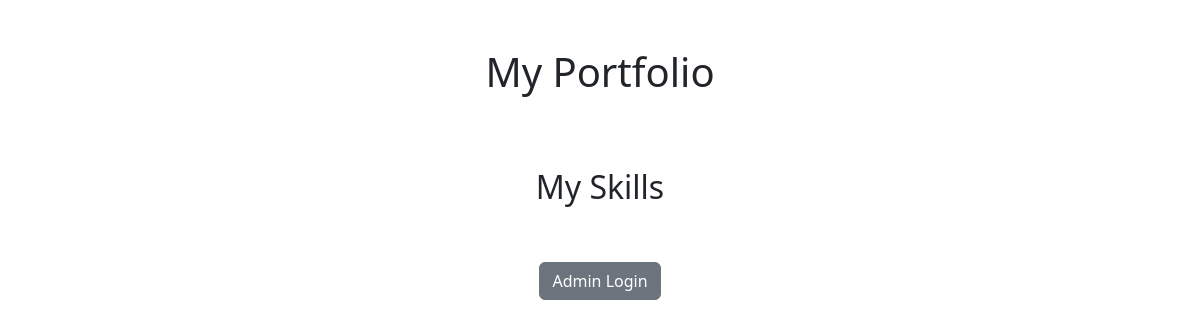
Page /portfolio on the earlier database version.
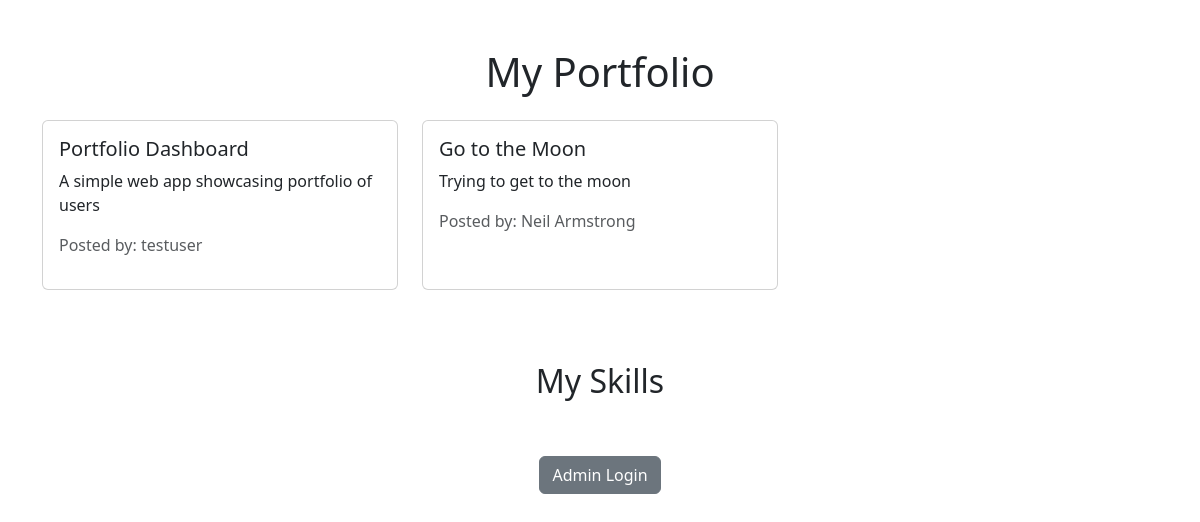
Same page on the later database version.
### app.py (models this page shows, shortened)
class Project(db.Model):
    id = db.Column(db.Integer, primary_key=True)
    title = db.Column(db.String(100), nullable=False)
    description = db.Column(db.Text, nullable=False)
    link = db.Column(db.String(200), nullable=True)
    image_url = db.Column(db.String(200), nullable=True)
    user_id = db.Column(db.Integer, db.ForeignKey('user.id'), nullable=False)
    likes = db.relationship('Like', backref='project', lazy=True)
    comments = db.relationship('Comment', backref='project', lazy=True)

class User(UserMixin, db.Model):
    id = db.Column(db.Integer, primary_key=True)
    username = db.Column(db.String(80), unique=True, nullable=False)
    password_hash = db.Column(db.String(128), nullable=False)
    bio = db.Column(db.Text, default="")
    avatar_url = db.Column(db.String(300), default="")
    website_url = db.Column(db.String(300), default="")
    projects = db.relationship('Project', backref='user', lazy=True)
    skills = db.relationship('Skill', backref='user', lazy=True)

### app.py (the view)
@app.route("/portfolio")
def public_portfolio():
    projects = Project.query.all()
    return render_template("public_portfolio.html", projects=projects)

### templates/public_portfolio.html (shortened to what this page needs)
<!DOCTYPE html>
<html lang="en">
<head>
    <link href="https://cdn.jsdelivr.net/npm/bootstrap@5.3.3/dist/css/bootstrap.min.css" rel="stylesheet">
</head>
<body class="container mt-5">
    <h1 class="mb-4 text-center">My Portfolio</h1>
    <div class="row">
    {% for project in projects %}
        <div class="col-md-4 mb-4">
            <div class="card h-100">
                <div class="card-body">
                    <h5 class="card-title">{{ project.title }}</h5>
                    <p class="card-text">{{ project.description }}</p>
                    <p class="text-muted">Posted by: {{ project.user.username }}</p>
                </div>
            </div>
        </div>
    {% endfor %}
    </div>
    <h2 class="text-center mt-5">My Skills</h2>
    <div class="text-center mt-5">
        <a href="{{ url_for('login') }}" class="btn btn-secondary">Admin Login</a>
    </div>
</body>
</html>

Differences in the rows shown:
added Project: title "Portfolio Dashboard", description "A simple web app showcasing portfolio of users", user.username "testuser"
added Project: title "Go to the Moon", description "Trying to get to the moon", user.username "Neil Armstrong"
